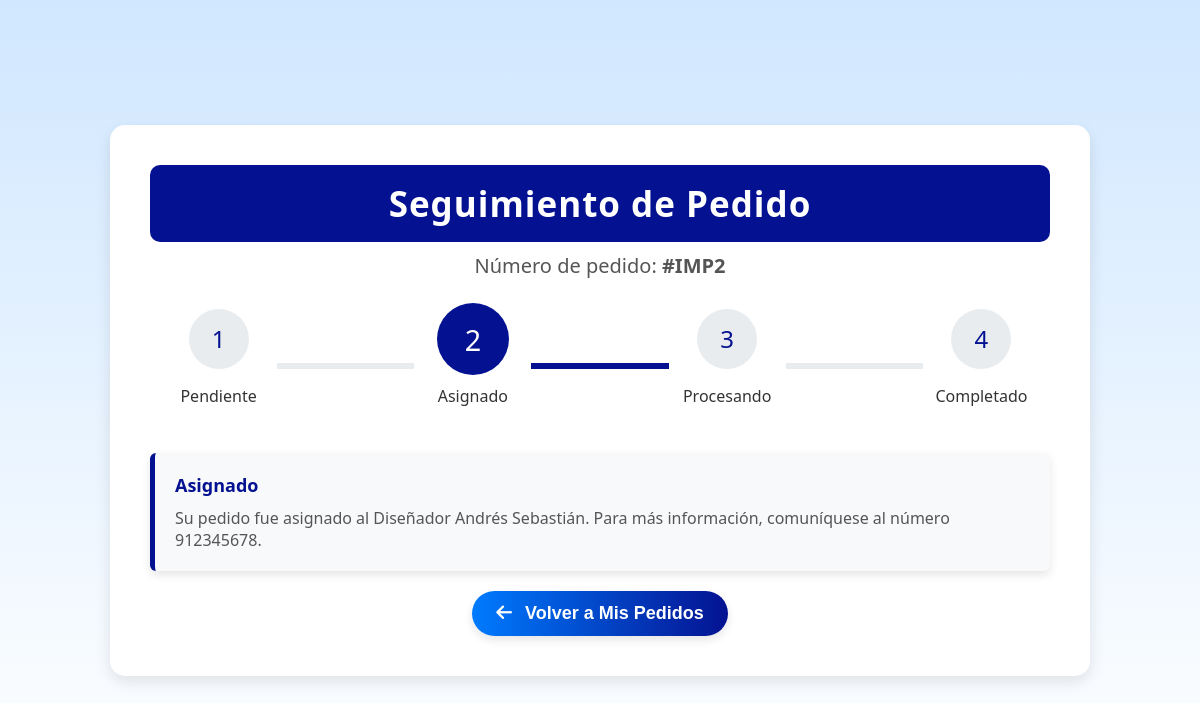
The page /vistas/seguimiento.php?id_pedido=2 on the database its author committed.
### tables this page shows
CREATE TABLE IF NOT EXISTS `pedido` (
  `id_pedido` int(11) NOT NULL AUTO_INCREMENT,
  `id_cliente` int(11) DEFAULT NULL,
  `id_empleado` int(11) DEFAULT NULL,
  `fecha_pedido` timestamp NOT NULL DEFAULT current_timestamp(),
  `estado` enum('pendiente','asignado','procesando','completado') DEFAULT NULL,
  `total` decimal(10,2) DEFAULT NULL,
  `pagado` tinyint(1) DEFAULT NULL,
  PRIMARY KEY (`id_pedido`),
  KEY `id_cliente` (`id_cliente`),
  KEY `id_empleado` (`id_empleado`),
  CONSTRAINT `pedido_ibfk_1` FOREIGN KEY (`id_cliente`) REFERENCES `cliente` (`id_cliente`),
  CONSTRAINT `pedido_ibfk_2` FOREIGN KEY (`id_empleado`) REFERENCES `empleado` (`id_empleado`)
);

CREATE TABLE IF NOT EXISTS `empleado` (
  `id_empleado` int(11) NOT NULL AUTO_INCREMENT,
  `id_usuario` int(11) DEFAULT NULL,
  `nombre` varchar(100) DEFAULT NULL,
  `apellido` varchar(100) DEFAULT NULL,
  `celular` varchar(12) DEFAULT NULL,
  `cargo` varchar(20) DEFAULT NULL,
  `sueldo` int(11) DEFAULT NULL,
  `fecha_contratacion` date DEFAULT NULL,
  PRIMARY KEY (`id_empleado`),
  KEY `id_usuario` (`id_usuario`),
  CONSTRAINT `empleado_ibfk_1` FOREIGN KEY (`id_usuario`) REFERENCES `usuario` (`id_usuario`)
);

### controladores/PedidosControlador.php (called while the page is built, shortened)
<?php
require_once __DIR__ . '/../modelos/ClsPedido.php';
class PedidosControlador {
    private $pedido;
    public function __construct() {
        $baseDeDatos = new BaseDeDatos();
        $db = $baseDeDatos->obtenerConexion();
        $this->pedido = new ClsPedido($db);
    }
    public function seguimientoPedido($id_pedido) {
        $resultados = $this->pedido->obtenerEstadoPedido($id_pedido);
        return $resultados;
    }
}
?>

### modelos/ClsPedido.php (called while the page is built, shortened)
<?php
class ClsPedido{
    private $conn;
    public function __construct($db) {
        $this->conn = $db;
    }
    public function obtenerEstadoPedido($id_pedido) {
        $sql = "
            SELECT
                p.estado,
                e.nombre AS nombre_disenador,
                e.apellido AS apellido_disenador,
                e.celular
            FROM pedido p
            LEFT JOIN empleado e ON p.id_empleado = e.id_empleado
            WHERE p.id_pedido = :id_pedido
        ";
        $stmt = $this->conn->prepare($sql);
        $stmt->bindParam(':id_pedido', $id_pedido, PDO::PARAM_INT);
        $stmt->execute();
        return $stmt->fetch(PDO::FETCH_ASSOC);
    }
}
?>

### vistas/seguimiento.php (the view, shortened to what this page needs)
<?php
require_once __DIR__ . '/../controladores/PedidosControlador.php';
$id_pedido = $_GET['id_pedido'] ?? null;
$controlador = new PedidosControlador();
$pedido = $controlador->seguimientoPedido($id_pedido);
?>
<!DOCTYPE html>
<html lang="es">
<head>
    <link rel="stylesheet" href="../css/seguimiento.css">
    <link rel="stylesheet" href="https://cdnjs.cloudflare.com/ajax/libs/font-awesome/6.0.0-beta3/css/all.min.css">
</head>
<body>
    <div class="container">
        <div class="header">
            <h1>Seguimiento de Pedido</h1>
            <p>Número de pedido: <strong>#IMP<?= htmlspecialchars($id_pedido) ?></strong></p>
        </div>
        <div class="timeline">
            <div class="step <?= $pedido['estado'] === 'pendiente' ? 'active' : '' ?>">
                <div class="icon">1</div>
                <p>Pendiente</p>
            </div>
            <div class="line"></div>
            <div class="step <?= $pedido['estado'] === 'asignado' ? 'active' : '' ?>">
                <div class="icon">2</div>
                <p>Asignado</p>
            </div>
            <div class="line"></div>
            <div class="step <?= $pedido['estado'] === 'procesando' ? 'active' : '' ?>">
                <div class="icon">3</div>
                <p>Procesando</p>
            </div>
            <div class="line"></div>
            <div class="step <?= $pedido['estado'] === 'completado' ? 'active' : '' ?>">
                <div class="icon">4</div>
                <p>Completado</p>
            </div>
        </div>
        <div class="messages">
            <?php if ($pedido['estado'] === 'pendiente'): ?>
                <div class="message">
                    <h3>Pendiente</h3>
                    <p>Su pedido está pendiente a la revisión, por favor espere algunos minutos.</p>
                </div>
            <?php elseif ($pedido['estado'] === 'asignado'): ?>
                <div class="message">
                    <h3>Asignado</h3>
                    <p>Su pedido fue asignado al Diseñador
                        <?= htmlspecialchars($pedido['nombre_disenador'] . ' ' . $pedido['apellido_disenador']) ?>.
                        Para más información, comuníquese al número
                        <?= htmlspecialchars($pedido['celular']) ?>.
                    </p>
                </div>
            <?php endif; ?>
        </div>
        <button class="btn-volver" onclick="window.location.href='mispedidos.php';">
            <i class="fas fa-arrow-left"></i> Volver a Mis Pedidos
        </button>
    </div>
</body>
</html>

### css/seguimiento.css (style rules this page uses)
body { font-family: 'Segoe UI', Tahoma, Geneva, Verdana, sans-serif; margin: 0; padding: 0; color: #333; display: flex; justify-content: center; align-items: center; min-height: 100vh; background: linear-gradient(to bottom, #d0e7ff, #ffffff); }
.container { max-width: 900px; width: 100%; padding: 40px; background: white; border-radius: 15px; box-shadow: 0 6px 15px rgba(0, 0, 0, 0.1); animation: fadeIn 0.6s ease-out; }
.header { text-align: center; margin-bottom: 30px; }
.header h1 { margin: 0; font-size: 35px; color: white; background-color: #041291; border-radius: 10px; padding: 15px 0; letter-spacing: 1px; font-weight: 600; animation: slideIn 1s ease-out; }
.header p { font-size: 20px; color: #555; margin-top: 10px; }
.timeline { display: flex; justify-content: space-between; align-items: center; margin: 30px 0; position: relative; }
.timeline .step { text-align: center; flex: 1; position: relative; z-index: 1; animation: fadeIn 1.2s ease-out; }
.timeline .step .icon { width: 60px; height: 60px; margin: 0 auto; border-radius: 50%; background-color: #e9ecef; display: flex; justify-content: center; align-items: center; font-size: 24px; color: #041291; transition: background-color 0.4s ease, color 0.4s ease; cursor: pointer; animation: bounce 1.5s infinite; }
.timeline .step.active .icon { background-color: #041291; color: white; transform: scale(1.2); }
.timeline .line { height: 6px; background: #e9ecef; flex: 1; margin: 0 -10px; transition: background-color 0.4s ease; z-index: 0; }
.timeline .step.active + .line { background: #041291; }
.messages { margin-top: 30px; }
.message { background-color: #f8f9fa; border-left: 5px solid #041291; padding: 20px; margin-bottom: 15px; border-radius: 6px; box-shadow: 0 4px 10px rgba(0, 0, 0, 0.1); animation: fadeIn 1.5s ease-out; }
.message h3 { margin: 0 0 10px; font-size: 18px; color: #041291; font-weight: 600; }
.message p { margin: 0; font-size: 16px; color: #555; }
.btn-volver { text-decoration: none; display: inline-flex; justify-content: center; align-items: center; background: linear-gradient(to right, #007bff, #041291); color: white; font-size: 18px; font-weight: bold; padding: 12px 24px; border: none; border-radius: 30px; cursor: pointer; box-shadow: 0 4px 10px rgba(0, 0, 0, 0.1); transition: background-color 0.3s, transform 0.2s; margin-top: 20px; display: block; margin-left: auto; margin-right: auto; }
.btn-volver i { margin-right: 8px; text-decoration: none; }

### rows shown on the page
pedido: id_empleado.apellido "Andrés Sebastián", id_empleado.celular "912345678"

### other values the page prints
$id_pedido "2"
